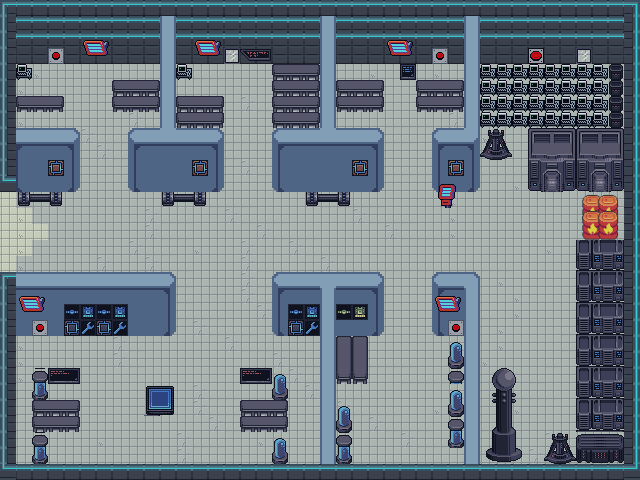

This is a level from a 2D game, rendered from its Tiled map with the project's own tilesets. A one-line summary and the map file follow, with tile-layer data summarised:
An orthogonal 40x30 tile map with 16x16 px tiles, 6 tile layers (chão, paredes, objetos, objetos2, ...), 13 tilesets and 55 objects (combustivel, municao).

<map version="1.10" tiledversion="1.11.2" orientation="orthogonal" renderorder="right-down" width="40" height="30" tilewidth="16" tileheight="16" infinite="0" nextlayerid="12" nextobjectid="69">
 <editorsettings>
  <export target="hospital.json" format="json" />
 </editorsettings>
 <tileset firstgid="1" name="wallstiles" tilewidth="16" tileheight="16" tilecount="20" columns="4">
  <image source="../tiles/hospital/wallstiles.png" width="64" height="80" />
 </tileset>
 <tileset firstgid="21" name="wall" tilewidth="16" tileheight="16" tilecount="13616" columns="148">
  <image source="../tiles/hospital/wall.png" width="2368" height="1472" />
 </tileset>
 <tileset firstgid="13637" name="computer_spritesheet" tilewidth="16" tileheight="16" tilecount="2" columns="2">
  <image source="../tiles/hospital/computer_spritesheet.png" width="32" height="16" />
 </tileset>
 <tileset firstgid="13639" name="button_medium_spritesheet" tilewidth="16" tileheight="16" tilecount="2" columns="2">
  <image source="../tiles/hospital/button_medium_spritesheet.png" width="32" height="16" />
 </tileset>
 <tileset firstgid="13641" name="button_large_spritesheet" tilewidth="16" tileheight="16" tilecount="2" columns="2">
  <image source="../tiles/hospital/button_large_spritesheet.png" width="32" height="16" />
 </tileset>
 <tileset firstgid="13643" name="Walls+Roofs" tilewidth="16" tileheight="16" tilecount="1024" columns="32">
  <image source="../tiles/hospital/Walls+Roofs.png" width="512" height="512" />
 </tileset>
 <tileset firstgid="14667" name="Space and other animated objects" tilewidth="16" tileheight="16" tilecount="1024" columns="32">
  <image source="../tiles/hospital/Space and other animated objects.png" width="512" height="512" />
 </tileset>
 <tileset firstgid="15691" name="Screen2" tilewidth="16" tileheight="16" tilecount="16" columns="8">
  <image source="../tiles/hospital/Screen2.png" width="128" height="42" />
 </tileset>
 <tileset firstgid="15707" name="Screen1" tilewidth="16" tileheight="16" tilecount="16" columns="8">
  <image source="../tiles/hospital/Screen1.png" width="128" height="32" />
 </tileset>
 <tileset firstgid="15723" name="Sci-Fi-Dungeon" tilewidth="16" tileheight="16" tilecount="3200" columns="40">
  <image source="../tiles/hospital/Sci-Fi-Dungeon.png" width="640" height="1280" />
 </tileset>
 <tileset firstgid="18923" name="Floor+Objects" tilewidth="16" tileheight="16" tilecount="1024" columns="32">
  <image source="../tiles/hospital/Floor+Objects.png" width="512" height="512" />
 </tileset>
 <tileset firstgid="19947" name="endery tileset" tilewidth="16" tileheight="16" tilecount="72" columns="12">
  <image source="../tiles/hospital/endery tileset.png" width="192" height="96" />
 </tileset>
 <tileset firstgid="20019" name="galao" tilewidth="16" tileheight="16" tilecount="16" columns="4">
  <image source="../assets/tiles/hospital/galao.png" trans="c8c8c8" width="64" height="64" />
 </tileset>
 <layer id="1" name="chão" width="40" height="30">
  <data>[1200 cells, 1200 non-empty, 10 distinct tile ids]</data>
 </layer>
 <layer id="2" name="paredes" width="40" height="30">
  <data>[1200 cells, 440 non-empty, 123 distinct tile ids]</data>
 </layer>
 <layer id="3" name="objetos" width="40" height="30">
  <data>[1200 cells, 282 non-empty, 94 distinct tile ids]</data>
 </layer>
 <layer id="7" name="objetos2" width="40" height="30">
  <data>[1200 cells, 4 non-empty, 4 distinct tile ids]</data>
 </layer>
 <layer id="8" name="objetos3" width="40" height="30">
  <data>[1200 cells, 4 non-empty, 4 distinct tile ids]</data>
 </layer>
 <layer id="11" name="sombra" width="40" height="30" opacity="0.17">
  <data>[1200 cells, 1191 non-empty, 1 distinct tile ids]</data>
 </layer>
 <objectgroup id="9" name="interacao" visible="0">
  <object id="66" name="combustivel" x="569.333" y="192.667" width="46" height="43.3333" />
 </objectgroup>
 <objectgroup id="4" name="solidos">
  <object id="1" x="1.33333" y="5.33333" width="634.667" height="34.8031" />
  <object id="2" x="466.652" y="44.1149" width="172" height="58.6738" />
  <object id="5" x="526.674" y="109.434" width="109.333" height="52.0575" />
  <object id="6" x="432" y="129.333" width="46.8462" height="32" />
  <object id="9" x="462.487" y="92.3732" width="46.6954" height="43.9282" />
  <object id="10" x="439.12" y="184.174" width="16" height="6.43226" />
  <object id="11" x="591.296" y="195.65" width="22.6954" height="26.9142" />
  <object id="13" x="462.667" y="273.333" width="17.3333" height="189.333" />
  <object id="14" x="575.333" y="241.333" width="66" height="237.333" />
  <object id="15" x="621.333" y="194.667" width="17.3333" height="48" />
  <object id="16" x="481.333" y="365.333" width="42.6667" height="116" />
  <object id="17" x="542.667" y="425.362" width="35.9569" height="54.6308" />
  <object id="19" x="428.667" y="273.333" width="30.6667" height="40.1221" />
  <object id="20" x="268" y="372" width="21.3333" height="60" />
  <object id="21" x="446.667" y="342.667" width="16" height="82.7963" />
  <object id="22" x="240.727" y="399.752" width="25.3333" height="26.5452" />
  <object id="23" x="532.007" y="470.689" />
  <object id="24" x="4" y="466.667" width="478.667" height="14.6667" />
  <object id="25" x="4" y="272" width="12" height="194.667" />
  <object id="26" x="18.6667" y="270.667" width="154.667" height="37.4914" />
  <object id="27" x="269.333" y="437.333" width="20" height="24" />
  <object id="28" x="270" y="269" width="116" height="40.1437" />
  <object id="29" x="0" y="128" width="78.6667" height="36.158" />
  <object id="30" x="338.802" y="336.366" width="27.5527" height="29.9588" />
  <object id="31" x="125.333" y="129.333" width="98.6667" height="34.8247" />
  <object id="32" x="319.24" y="310.973" width="17.0931" height="154.36" />
  <object id="34" x="274.667" y="129.333" width="106.667" height="37.477" />
  <object id="35" x="1.33333" y="70.6667" width="9.38365" height="54.6667" />
  <object id="36" x="161.333" y="40.5042" width="14.6667" height="86.1625" />
  <object id="37" x="272" y="65.6996" width="64" height="63.6337" />
  <object id="38" x="341.333" y="404" width="13.3333" height="58.6667" />
  <object id="39" x="337.333" y="80" width="44.0287" height="22.4094" />
  <object id="40" x="400" y="55" width="14.6667" height="9.33333" />
  <object id="41" x="304.634" y="189.572" width="45.3333" height="12.382" />
  <object id="42" x="161.94" y="193.405" width="44" height="8.0287" />
  <object id="43" x="419.027" y="81.3333" width="51.6396" height="22.5295" />
  <object id="44" x="178.667" y="94.6667" width="46.6667" height="34.6667" />
  <object id="45" x="178.674" y="62.6882" width="8.0287" height="13.3333" />
  <object id="46" x="112.301" y="79.8798" width="49.3333" height="24.3577" />
  <object id="47" x="17.7211" y="96.1717" width="45.2073" height="7.69118" />
  <object id="48" x="14.3477" y="58.7241" width="16" height="10.6667" />
  <object id="49" x="18.6667" y="190.962" width="42.6667" height="6.70255" />
  <object id="50" x="30.6667" y="366.667" width="17.3333" height="97.3333" />
  <object id="51" x="48" y="367.645" width="33.3333" height="4.07905" />
  <object id="52" x="49.3333" y="398.667" width="32" height="27.0388" />
  <object id="53" x="142.333" y="383" width="33.3333" height="4.158" />
  <object id="54" x="240.06" y="367.693" width="28" height="1.41235" />
  <object id="62" x="-6.73096" y="164.07" width="14.3271" height="110.628" />
  <object id="65" x="321.151" y="36.8597" width="14.6667" height="32.384" />
 </objectgroup>
 <objectgroup id="10" name="municao" visible="0">
  <object id="68" name="municao" x="398.333" y="65.3333" width="17" height="16" />
 </objectgroup>
 <objectgroup id="6" name="inimigos">
  <!-- 3 objects omitted --></objectgroup>
 <objectgroup id="5" name="portais" visible="0">
  <!-- 1 objects omitted --></objectgroup>
</map>
<!-- 4 of 55 objects omitted -->
